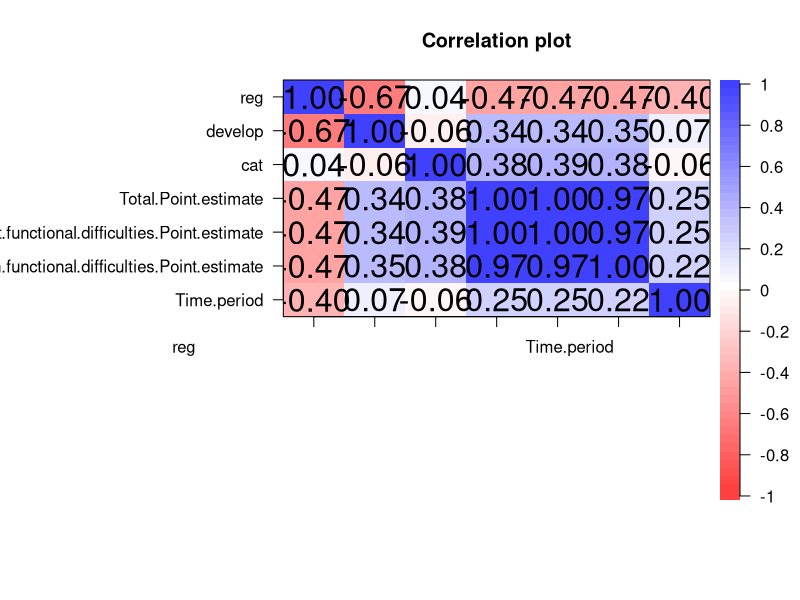

The R script that drew this image: (Note: this script raises an error after producing the figure.)
library(psych)
library(caret)
library(dplyr)
library(car)
library(Metrics)

comp=read.csv("CompletionRate.csv")
dt2=subset(comp,select = c(reg,develop,cat,
                           Total.Point.estimate,Children.without.functional.difficulties.Point.estimate,
                           Children.with.functional.difficulties.Point.estimate,Time.period))
corPlot(cor(dt2))

set.seed(4)

model=lm(Children.with.functional.difficulties.Point.estimate~.,data = dt2)

#require regression for tpe
dt2_tpe=subset(train,select = -c(Children.without.functional.difficulties.Point.estimate,Children.with.functional.difficulties.Point.estimate))
model_tpe=lm(Total.Point.estimate~.,data = dt2_tpe)

#create prediction of comp
hmph=subset(dt2,select = c(Time.period,Children.with.functional.difficulties.Point.estimate))
a=colMeans(hmph[hmph$Time.period=='2017',])
b=colMeans(hmph[hmph$Time.period=='2018',])
c=colMeans(hmph[hmph$Time.period=='2019',])
d=colMeans(hmph[hmph$Time.period=='2020',])

yearPred2=data.frame(
  year=c(2017:2020),
  compDisabled=c(as.double(a[2]),as.double(b[2]),as.double(c[2]),as.double(d[2]))
)
i=0
j=0
#set how many year to predict
year=5

for(j in 1:year){
  pred=0
  for(i in 1:nrow(dt2)) {
    #predict for each row
    re=dt2[i,]$reg
    dv=dt2[i,]$develop
    house=dt2[i,]$cat
    
    #set year to predict
    t=yearPred2[nrow(yearPred2),]$year+1
    
    #set total estimate
    d0=data.frame(reg=re,develop=dv,cat=house,Time.period=t,interval = "confidence")
    tpe=as.double(predict(model_tpe,d0))
    
    #set cthout
    d1=data.frame(reg=re,develop=dv,cat=house,Total.Point.estimate=tpe,Time.period=t,interval = "confidence")
    cthout=as.double(predict(model_cthout,d1))
    
    newdata=data.frame(reg=re,
                       develop=dv,
                       cat=house,
                       Total.Point.estimate=tpe,
                       Children.without.functional.difficulties.Point.estimate=cthout,
                       Time.period = t, interval = "confidence")
    
    pred=pred+as.double(predict(model,newdata))
  }
  meanPred=pred/nrow(dt2)
  #create data frame
  newPred=data.frame(
    year=yearPred2[nrow(yearPred2),]$year+1,
    anarDisabled=meanPred
  )
  #insert to yearPred2
  yearPred2[nrow(yearPred2) + 1,]=newPred
}


plot(yearPred2$year, yearPred2$compDisabled, col="red",type = "b", lty = 2, frame=FALSE,
     main = "Percentage of children with disabilities completing primary school", xlab="Year",ylab="Percentage of children with disabilities")
lines(yearPred2[1:4,]$year, yearPred2[1:4,]$compDisabled, col="blue",type = "b", lty = 1)
legend("bottomright", legend=c("Predicted", "Actual"),
       col=c("red", "blue"), lty = 2:1, cex=0.8)
